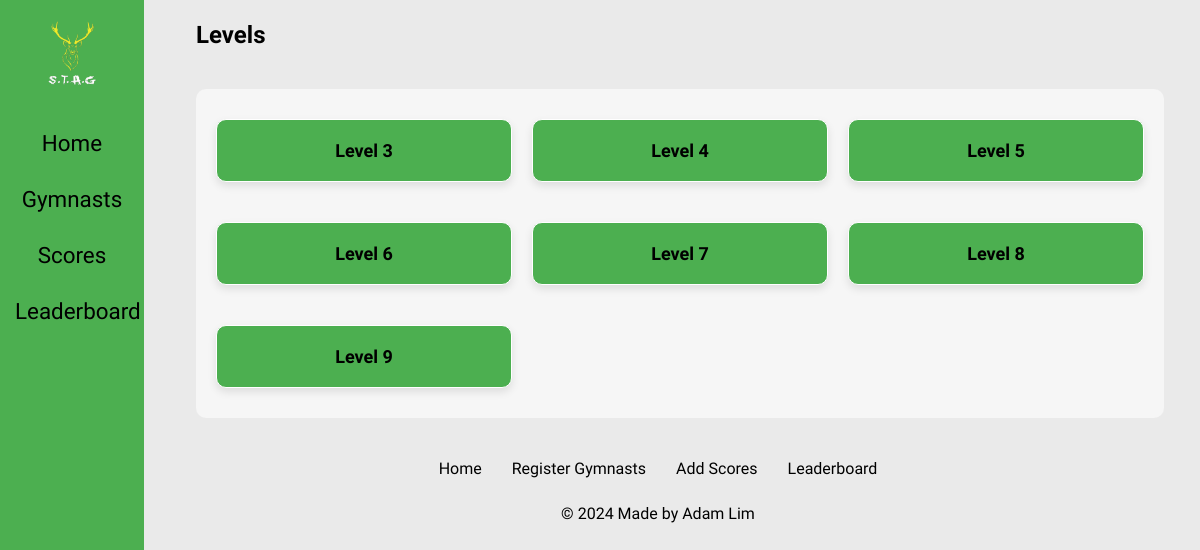
The app's page /scoredata, older data.
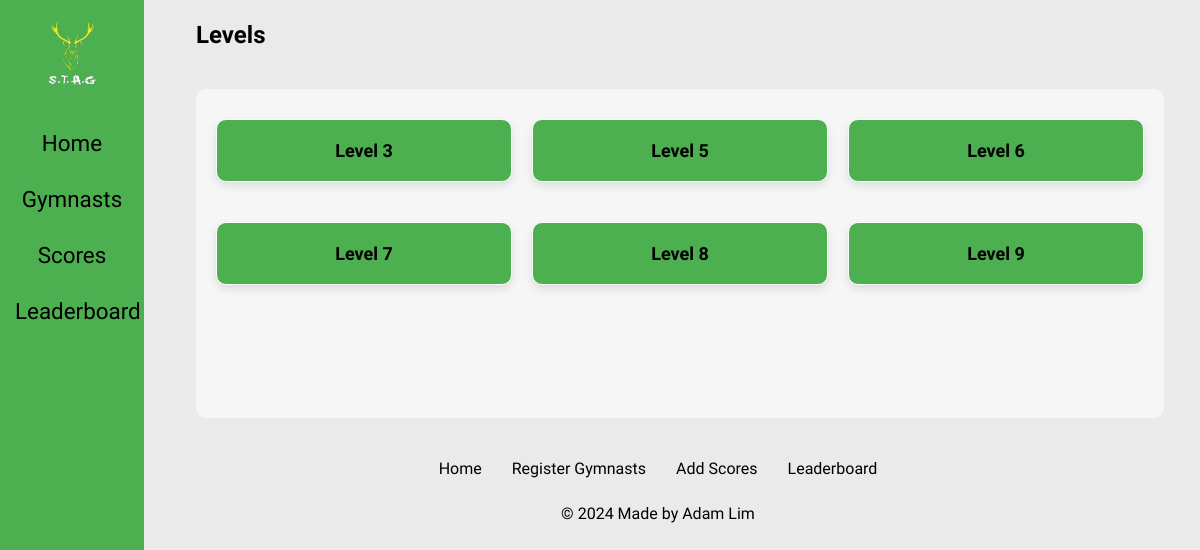
The same page, newer data.
### tables this page shows
CREATE TABLE gymnast (gymnast_id INTEGER PRIMARY KEY, gymnast_name TEXT, level INTEGER);

### routes.py (the view)
@app.route("/scoredata")
def scoredata():
    result = db_query("SELECT * FROM "
                      "(SELECT gymnast.*, ROW_NUMBER() OVER "
                      "(PARTITION BY gymnast.level "
                      "ORDER BY gymnast.gymnast_id) "
                      "AS num FROM gymnast "
                      "JOIN score ON gymnast.gymnast_id = score.gymnast_id) "
                      "AS ranked_gymnasts "
                      "WHERE num = 1 ORDER BY level", single=False)
    return render_template("scoredata.html", result=result)

### routes.py (called while the page is built)
def db_query(query_string, params=(), single=True, commit=False):
    with sqlite3.connect("database.db", timeout=5) as conn:
        cur = conn.cursor()
        cur.execute(query_string, params)
        if single:
            result = cur.fetchone()
        else:
            result = cur.fetchall()
        if commit:
            conn.commit()
        return result

### templates/scoredata.html
{% extends 'layout.html' %}
{% block content %}
<div class="content">
    <h2>Levels</h2>
    <div id="codelinks">
        {% for level in result %}
        <a id="leadlink" href="/scorelead/{{level[2]}}">Level {{ level[2] }}</a>
        {% endfor %}
    </div>
</div>
{% endblock %}

Row changes from the older to the newer data that the page shows:
removed gymnast: level "4"
